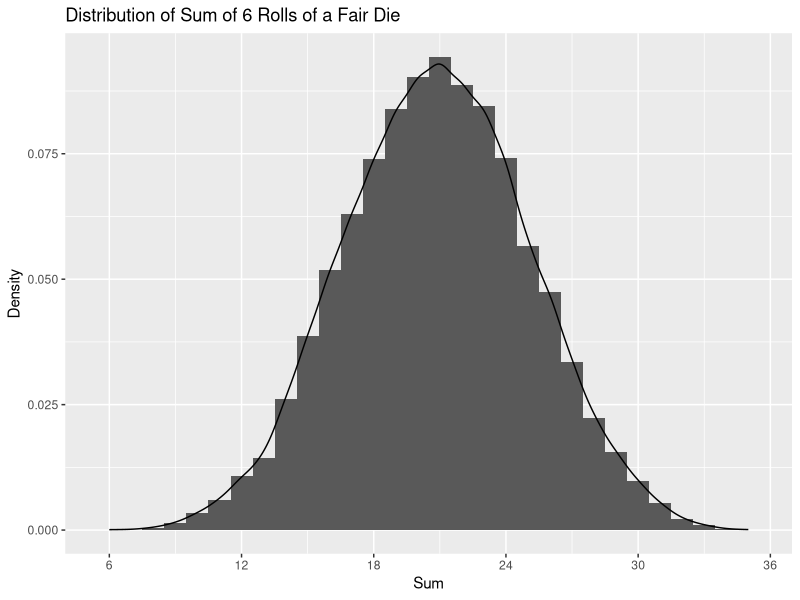

Reproduce this figure in R.
## ---- chunk 1
library(ggplot2)
library(dplyr)
## ---- chunk 2
sample(10, size = 5)
## ---- chunk 3
sample(1:6, size = 5, replace = TRUE)
## ---- chunk 4
sample(c("H", "T"), size = 10, replace = TRUE, prob = c(7/10, 3/10))
## ---- chunk 5
sumRolls <- function(x) {
  sample(1:6, size = x, replace = TRUE) %>% 
    sum()
}

set.seed(123456)
results <- replicate(10000, sumRolls(6))
head(results, 100)
## ---- chunk 6
ggplot() +
  aes(x = results, y = ..density..) +
  geom_histogram(binwidth = 1) +
  geom_density() +
  scale_x_continuous(breaks = seq(6, 36, by = 6)) +
  labs(x = "Sum",
       y = "Density", 
       title = "Distribution of Sum of 6 Rolls of a Fair Die")
## ---- chunk 7
set.seed(123456)
rnorm(5)
## ---- chunk 8
rnorm(5)
## ---- chunk 9
set.seed(123456)
rnorm(5)
